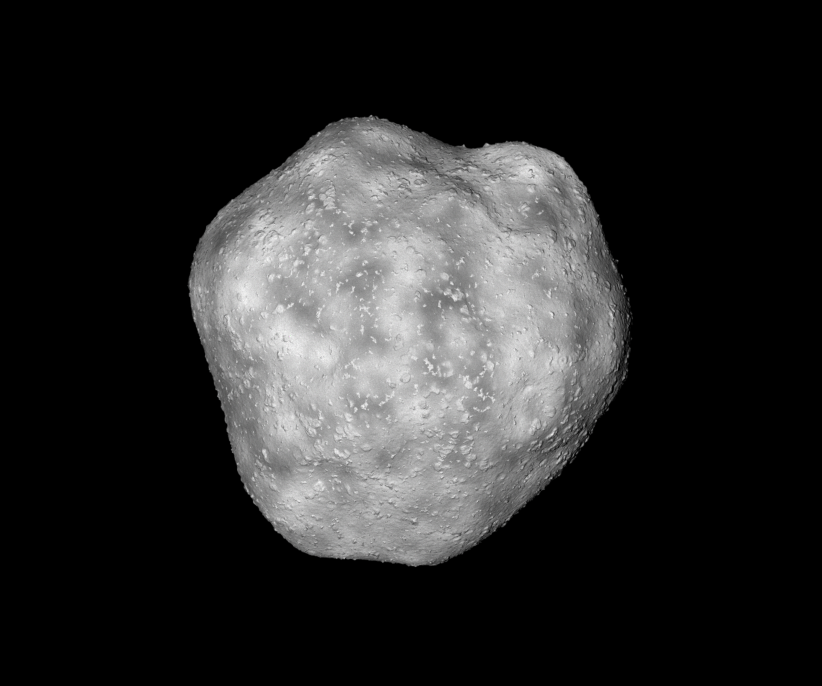
#> input picture doc/thesis/0_figures/compare_quality/set1/png.png, 2464 x 2056 px, found by its file name (shown at 1/3 size)
$ python crop.py
#> lines starting #> are read from the running program, lines starting #| are printed output that depends on the picture; after the words box and inside, x2 and y2 are one past the last pixel; in counts of white or black regions, pixels touching at a corner belong together
import sys

import cv2
import matplotlib.pyplot as plt
import numpy as np

plt.rcParams.update({"font.size": 18})

CORNER1 = (1100, 800)
CORNER2 = (1500, 1200)


def crop(file_name):
#> called with file_name = 'png.png'
    print("CROP: ", file_name)
    img = cv2.imread(file_name, cv2.IMREAD_UNCHANGED)
#> img is the input picture: shape (2056, 2464, 3); mean B, G, R 41.8, 41.8, 41.8
    file_name = file_name[:-4] + "_center.png"
    cv2.imwrite(file_name, img[CORNER1[1]:CORNER2[1], CORNER1[0]:CORNER2[0], :],
                (cv2.IMWRITE_PNG_COMPRESSION, 9))
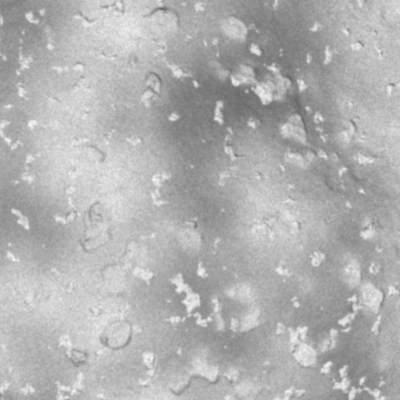
#> saved as png_center.png: shape (400, 400, 3); mean B, G, R 176.7, 176.7, 176.7

    return file_name


def frame(file_name):
#> called with file_name = 'png.png'
    print("FRAME: ", file_name)
    img = cv2.imread(file_name, cv2.IMREAD_UNCHANGED)
    color = (0, 0, 255, 255)
    cv2.rectangle(img, CORNER1, CORNER2, color, thickness=3)
    file_name = file_name[:-4] + "_frame.png"
    cv2.imwrite(file_name, img, (cv2.IMWRITE_PNG_COMPRESSION, 9))

    return file_name


def create_diff_image(img_name, ref_img_name):
#> called with img_name = 'png.png', ref_img_name = 'png.png'
    print("DIFF: ", img_name, ref_img_name)
    ref_img = cv2.imread(ref_img_name, cv2.IMREAD_UNCHANGED)
    img = cv2.imread(img_name, cv2.IMREAD_UNCHANGED)

    ref_img_gray = cv2.cvtColor(ref_img, cv2.COLOR_BGR2GRAY)
    img_gray = cv2.cvtColor(img, cv2.COLOR_BGR2GRAY)

    temp = np.zeros((img.shape[0],img.shape[1],1))
    temp[:,:,0] = ref_img_gray.astype(np.float32) - img_gray.astype(np.float32)
#> temp: shape (2056, 2464, 1) float64; every value is 0
    diff_img = np.linalg.norm(temp, axis=2).astype(np.uint8)
#> diff_img: shape (2056, 2464); every value is 0
    #diff_img = temp[:,:,0].astype(np.int16)
    #diff_2 = np.abs(temp[:,:,0]).astype(np.uint8)
    print(np.max(np.abs(diff_img)))
#| 0
    file_name = img_name[:-4] + "_diff.png"
    cv2.imwrite(file_name, diff_img, (cv2.IMWRITE_PNG_COMPRESSION, 9))

    if "center" in img_name:
        V_MAX_ABS = 50

    else:
        V_MAX_ABS = 131
    FIGURE_SIZE = (8.5, 7)

    temp = diff_img
    plt.figure(figsize=FIGURE_SIZE)
    plt.imshow(temp, interpolation='nearest', cmap='gray', vmin=0, vmax=V_MAX_ABS)
    cbar = plt.colorbar()
    cbar.ax.get_yaxis().labelpad = 20
    cbar.ax.set_ylabel("L2-Norm of Difference", rotation=270)
    plt.title(f"Difference Image - {' '.join(img_name[:-4].split('/')[-1].upper().split('_')[0:2])}")
    plt.axis("off")
    file_name = file_name[:-4] + "_heatmap.pdf"
    plt.savefig(file_name, bbox_inches="tight", format="pdf")
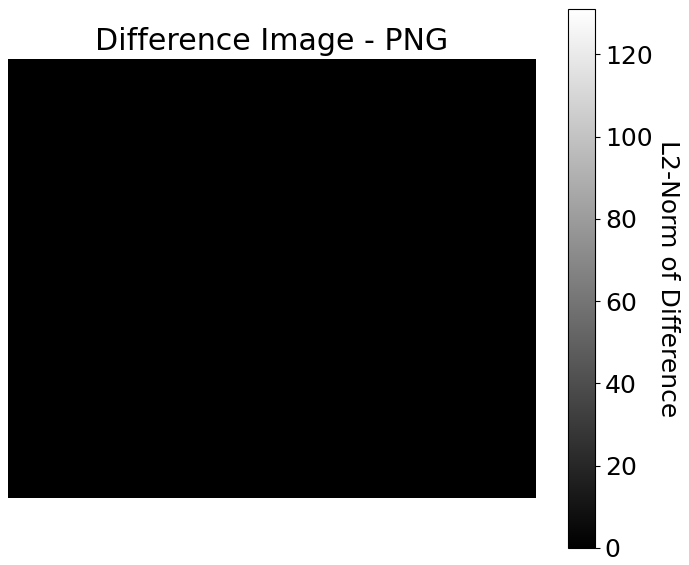
#> figure drawn by matplotlib, 2 panels
    plt.close()

    plt.figure(figsize=FIGURE_SIZE)
    plt.imshow(temp, interpolation='nearest', cmap='gray', vmin=0,vmax=np.max(np.abs(temp)))
    cbar = plt.colorbar()
    cbar.ax.get_yaxis().labelpad = 20
    cbar.ax.set_ylabel("L2-Norm of Difference", rotation=270)
    plt.title(f"Difference Image - {' '.join(img_name[:-4].split('/')[-1].upper().split('_')[0:2])}")
    plt.axis("off")
    file_name = file_name[:-len("_heatmap.png")] + "_heatmap_rel.pdf"
    plt.savefig(file_name, bbox_inches="tight", format="pdf")
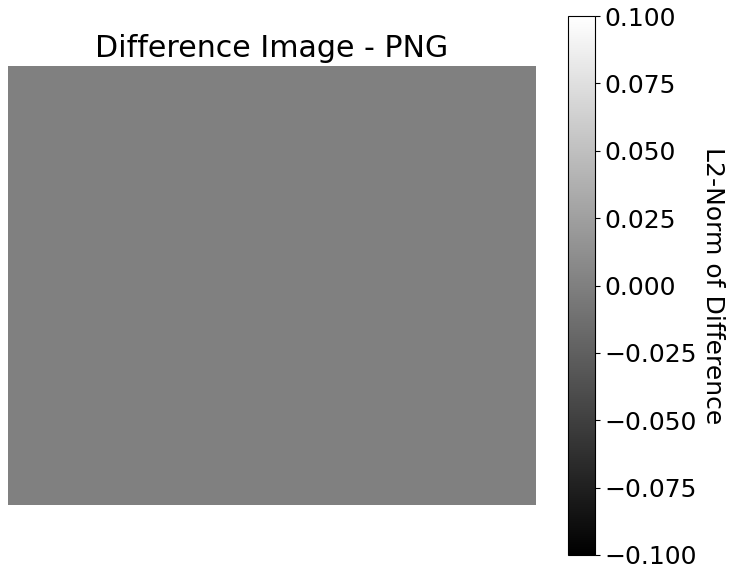
#> figure drawn by matplotlib, 2 panels
    plt.close()

    plt.figure(figsize=FIGURE_SIZE)
    histo_vec = diff_img.flatten()
    histo_vec = histo_vec[histo_vec != 0]
#> histo_vec = empty array
    plt.hist(histo_vec, bins=V_MAX_ABS, range=(0, V_MAX_ABS))
    plt.title(f"Difference Histogram - {' '.join(img_name[:-4].split('/')[-1].upper().split('_')[0:2])}")
    plt.xlabel("L2-Norm of Difference")
    plt.ylabel("Number of Pixels")
    plt.legend([f"Changed Pixels: {len(histo_vec)}\nPercentage: {len(histo_vec)/len(temp.flatten())*100:.1f} %"])
    file_name = file_name[:-len("_heatmap_rel.png")] + "_histogram.pdf"
    plt.savefig(file_name, bbox_inches="tight", format="pdf")
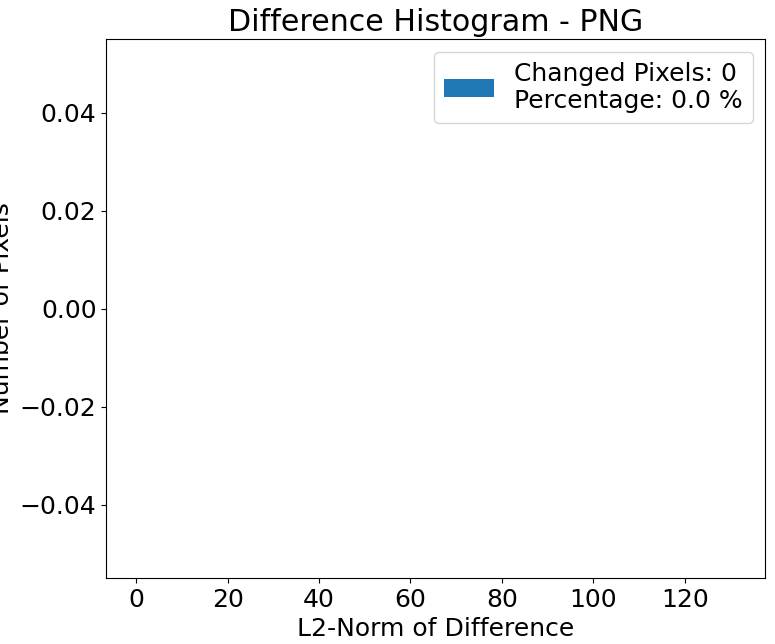
#> figure drawn by matplotlib, 1 panel
    plt.close()

    return file_name

if __name__ == "__main__":
    if len(sys.argv) > 1:
        if sys.argv[1][-3:] == "png":
            cropped = crop(sys.argv[1])
            framed = frame(sys.argv[1])
            diffed = create_diff_image(sys.argv[1], "png.png")
            diffed = create_diff_image(cropped, "png_center.png")
        elif sys.argv[1].find("set") != -1:
            folder = sys.argv[1] + "/"
            file_list = ["png.png",
                     "jp2_1000.png",
                     "jp2_100.png",
                     "jp2_10.png",
                     "jp2_1.png",
                     "jp2_5.png"]

            for file_name in file_list:
                file_dir = folder + file_name
                cropped = crop(file_dir)
                framed = frame(file_dir)
                diffed = create_diff_image(file_dir, (folder + "png.png"))
                diffed = create_diff_image(cropped, (folder + "png_center.png"))
    else:
        file_list = ["png.png",
                     "jp2_1000.png",
                     "jp2_100.png",
                     "jp2_10.png",
                     "jp2_1.png",
                     "jp2_5.png"]

        for file_name in file_list:
            cropped = crop(file_name)
            framed = frame(file_name)
            diffed = create_diff_image(file_name, "png.png")
            diffed = create_diff_image(cropped, "png_center.png")
#> call 2 of create_diff_image, with img_name = 'png_center.png', ref_img_name = 'png_center.png'
#> in create_diff_image (call 2), `temp[:,:,0] = ref_img_gray.astype(np.float32) - img_gray.astype(np.flo..`: temp: shape (400, 400, 1) float64; every value is 0
#> in create_diff_image (call 2), `diff_img = np.linalg.norm(temp, axis=2).astype(np.uint8)`: diff_img: shape (400, 400); every value is 0
#| 0
#> in create_diff_image (call 2), `plt.savefig(file_name, bbox_inches="tight", format="pdf")`:
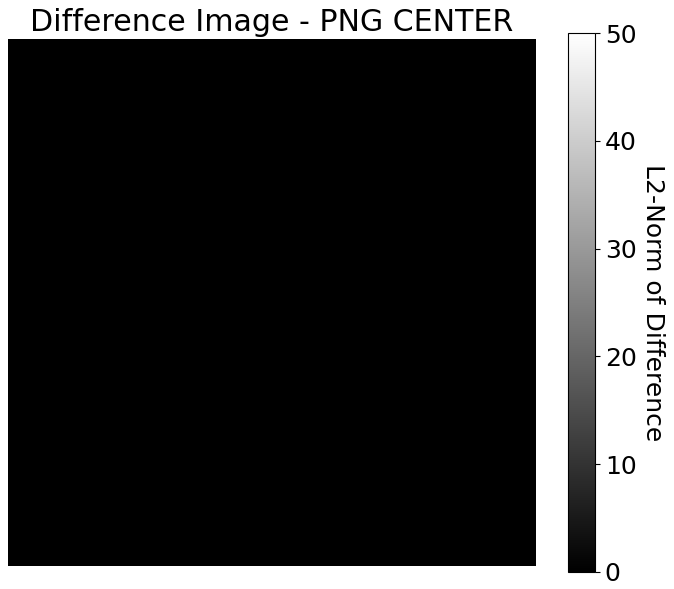
#> figure drawn by matplotlib, 2 panels
#> in create_diff_image (call 2), `plt.savefig(file_name, bbox_inches="tight", format="pdf")`:
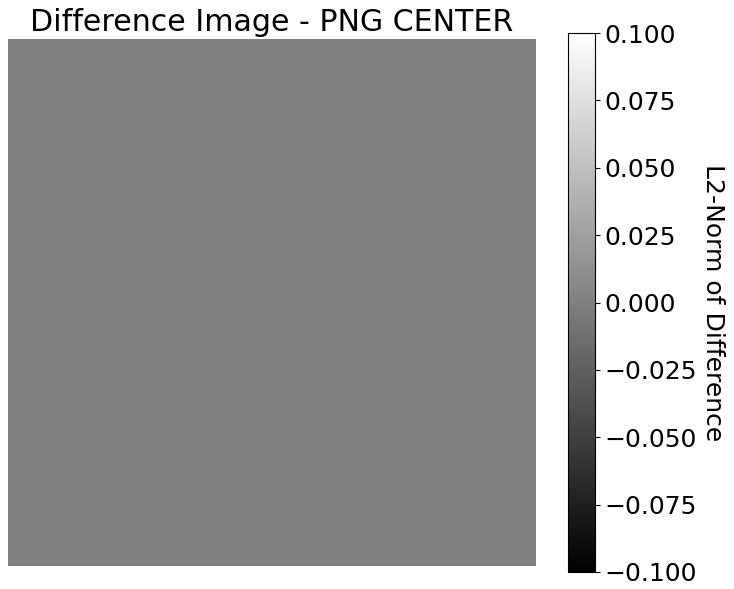
#> figure drawn by matplotlib, 2 panels
#> in create_diff_image (call 2), `plt.savefig(file_name, bbox_inches="tight", format="pdf")`:
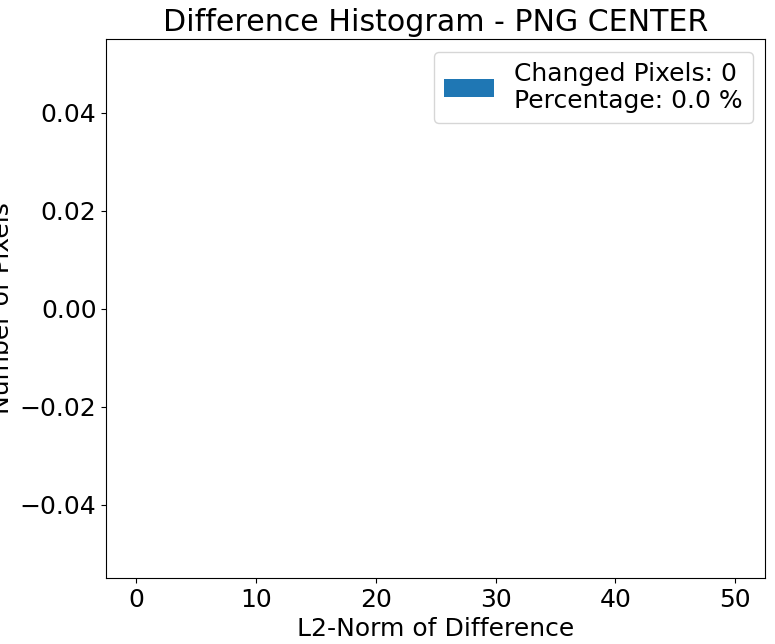
#> figure drawn by matplotlib, 1 panel
#> pass 2 of the loop `for file_name in file_list:`:
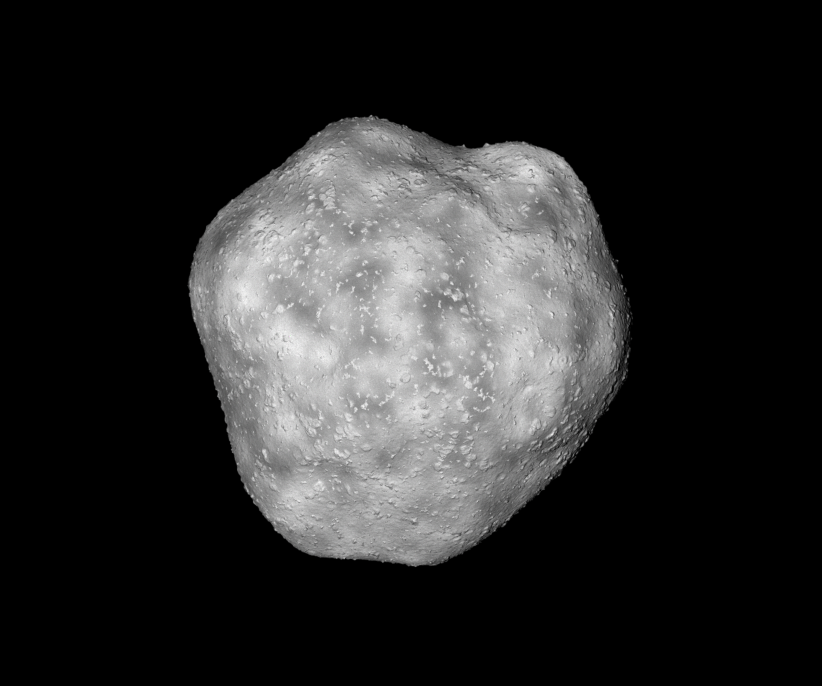
#> input picture doc/thesis/0_figures/compare_quality/set1/jp2_1000.png, 2464 x 2056 px, found by its file name (shown at 1/3 size)
#> in crop, img is the input picture: shape (2056, 2464, 3); mean B, G, R 41.8, 41.8, 41.8
#> temp: shape (2056, 2464, 1) float64
#> in create_diff_image (call 3), `diff_img = np.linalg.norm(temp, axis=2).astype(np.uint8)`:
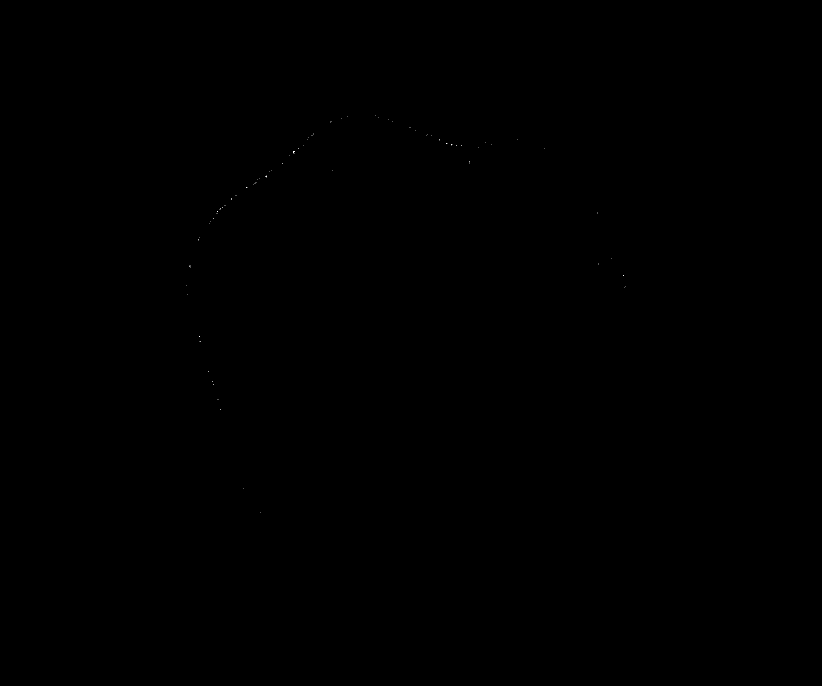
#> diff_img: shape (2056, 2464) (shown at 1/3 size); values 0 (black) and 1 (white), 0% white in thin lines or dots, all inside (x1, y1, x2, y2) = (559, 345, 1876, 1538)
#| 1
#> histo_vec = 154 values from 1 to 1
#| 0
#> histo_vec = empty array
#> in create_diff_image (call 4), `plt.savefig(file_name, bbox_inches="tight", format="pdf")`:
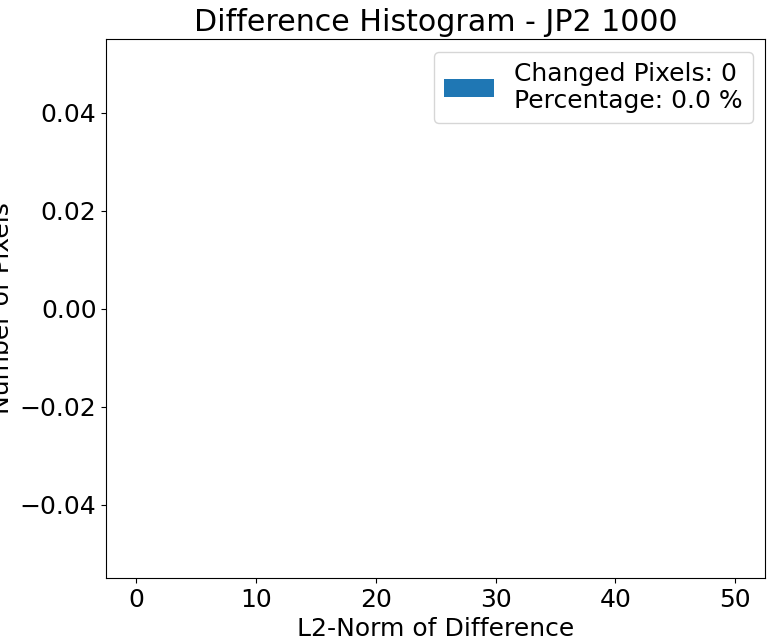
#> figure drawn by matplotlib, 1 panel
#> pass 3 of the loop `for file_name in file_list:`:
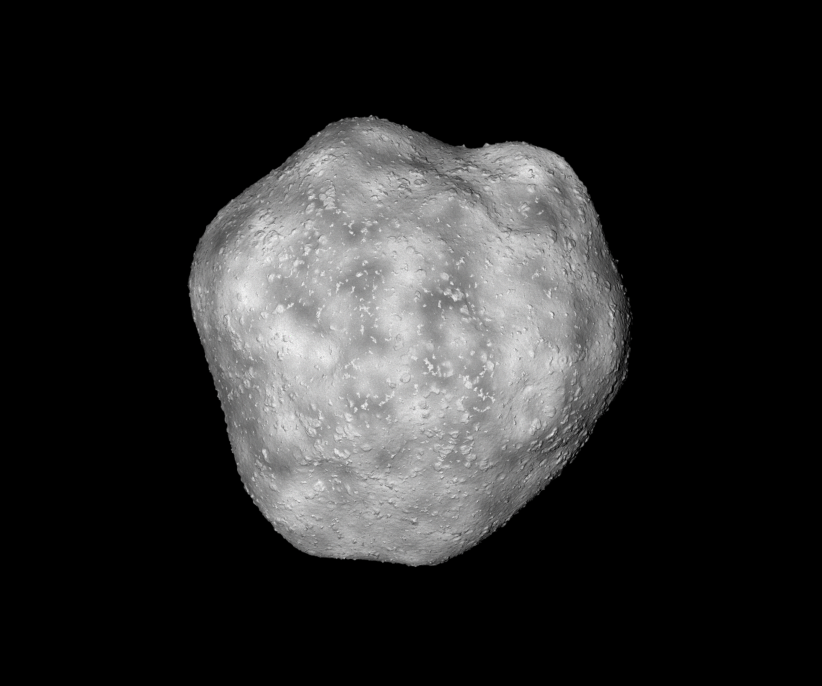
#> input picture doc/thesis/0_figures/compare_quality/set1/jp2_100.png, 2464 x 2056 px, found by its file name (shown at 1/3 size)
#> in crop, img is the input picture: shape (2056, 2464, 3); mean B, G, R 41.8, 41.8, 41.8
#| 2
#> img_gray: shape (400, 400)
#> temp: shape (400, 400, 1) float64
#> in create_diff_image (call 6), `diff_img = np.linalg.norm(temp, axis=2).astype(np.uint8)`:
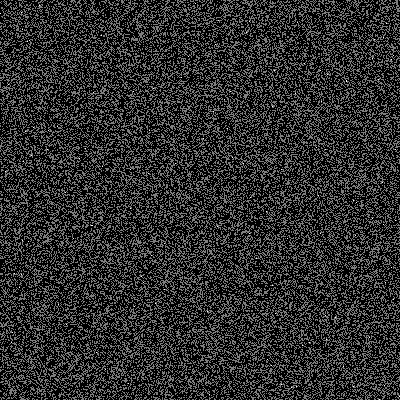
#> diff_img: shape (400, 400); min 0, max 2, mean 0.356; drawn with min black and max white
#| 2
#> in create_diff_image (call 6), `plt.savefig(file_name, bbox_inches="tight", format="pdf")`:
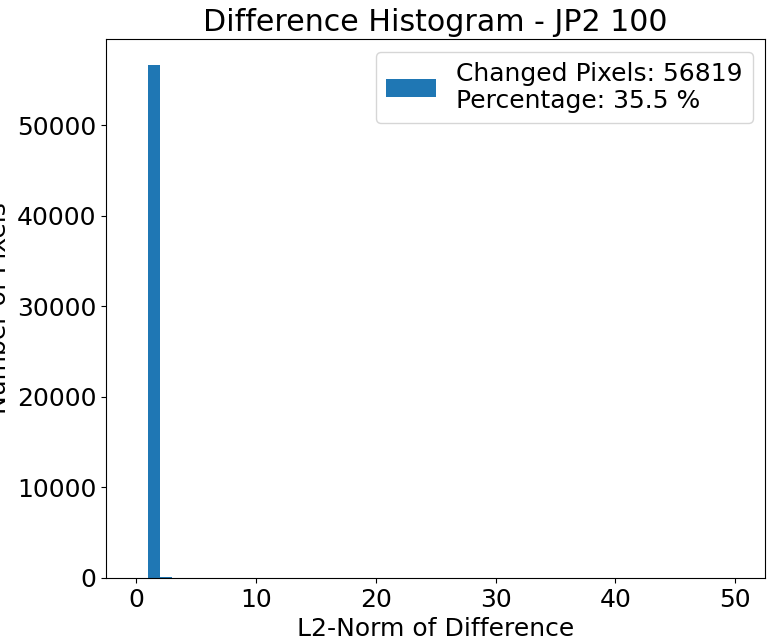
#> figure drawn by matplotlib, 1 panel; tallest bar 56696 high, from x = 1 to 2
#> (the run stopped early here; a loop or call above may not have finished)
